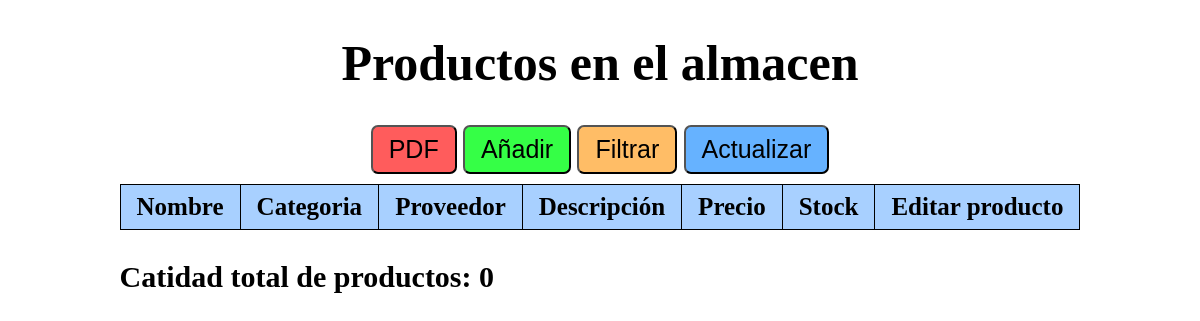
Page /inventario/ on the earlier database version.
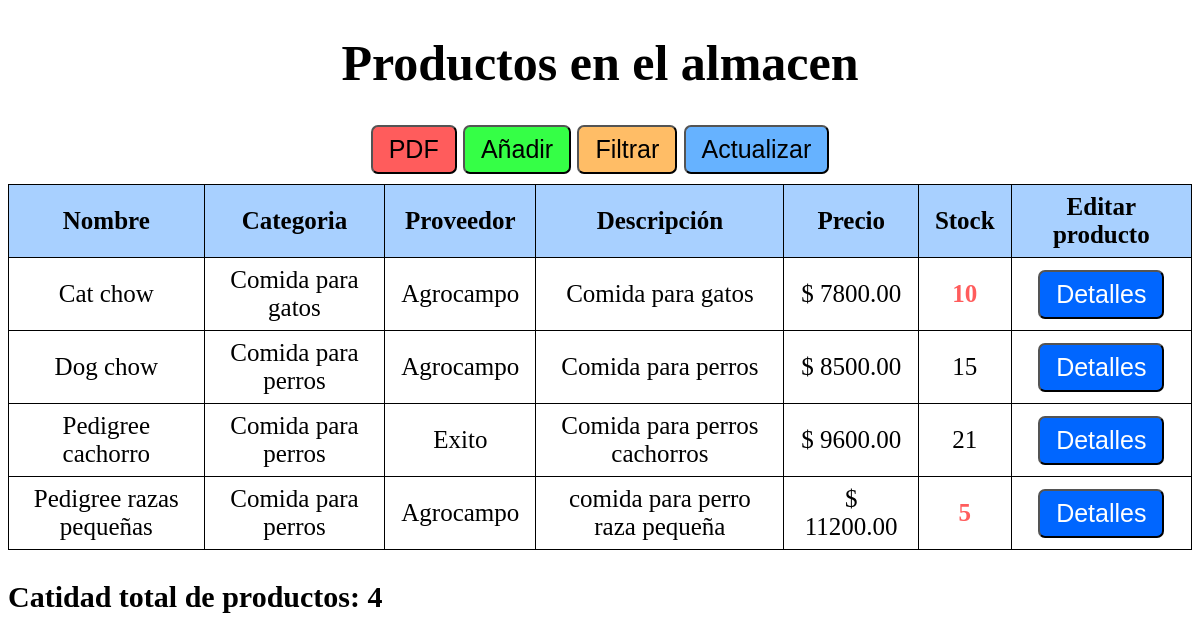
Same page on the later database version.
### Aplicaciones/inventory/models.py (models this page shows, shortened)
class Producto(models.Model):
    nombre = models.CharField(max_length=100, unique=True, verbose_name='Nombre del producto')
    categoria = models.ForeignKey(Categoria, on_delete=models.CASCADE, related_name='productos')
    proveedor = models.ForeignKey(Proveedor, on_delete=models.CASCADE, related_name='productos')
    descripcion = models.TextField(max_length=250, blank=True, null=True, verbose_name='Descripción')
    precio = models.DecimalField(max_digits=10, decimal_places=2, verbose_name='Precio unitario')
    stock = models.PositiveIntegerField(verbose_name='Cantidad disponible en stock')
    img = models.ImageField(blank=True, null=True, verbose_name='Imagen del producto')

class Categoria(models.Model):
    nombre = models.CharField(max_length=100, unique=True, verbose_name='Nombre de la categoría')
    descripcion = models.TextField(max_length=250, blank=True, null=True, verbose_name='Descripción')
    def __str__(self):
        return self.nombre

class Proveedor(models.Model):
    nombre = models.CharField(max_length=100, unique=True, verbose_name='Nombre del proveedor')
    contacto = models.CharField(max_length=100, verbose_name='Contacto')
    telefono = models.CharField(max_length=20, verbose_name='Teléfono')
    email = models.EmailField(unique=True, verbose_name='Correo electrónico')
    direccion = models.TextField(verbose_name='Dirección')
    def __str__(self):
        return self.nombre

### Aplicaciones/inventory/views.py (the view)
# urls.py: path('', views.home),
def home(request):
    dataProductos = models.Producto.objects.all()
    dataTotal = models.Producto.objects.count
    data = {
        'Productos': dataProductos,
        'Total': dataTotal
    }
    return render(request, 'inventory-home.html', data)

### Aplicaciones/inventory/templates/inventory-home.html (shortened to what this page needs)
<!DOCTYPE html>
<html lang="en">
<head>
</head>
<body>
<h1>Productos en el almacen</h1>
    <div style="margin-bottom: 10px;">
        <div>
            <button style="background-color: rgb(255, 92, 92);">PDF</button>
            <button style="background-color: rgb(53, 255, 70);">Añadir</button>
            <button style="background-color: rgb(255, 189, 102);">Filtrar</button>
            <button style="background-color: rgb(102, 178, 255);">Actualizar</button>
        </div>
    </div>
    <div style="display: inline-block; margin-left: auto; margin-right: auto;">
        <table>
            <tr>
                <th>Nombre</th>
                <th>Categoria</th>
                <th>Proveedor</th>
                <th>Descripción</th>
                <th>Precio</th>
                <th>Stock</th>
                <th>Editar producto</th>
            </tr>
            {% for pet in Productos %}
            <tr>
                <td>{{pet.nombre}}</td>
                <td>{{pet.categoria}}</td>
                <td>{{pet.proveedor}}</td>
                <td>{{pet.descripcion}}</td>
                <td>$ {{pet.precio}}</td>
                {% if pet.stock > 10 %}
                    <td>{{pet.stock}}</td>
                {% else %}
                    <td style="font-weight: bold; color: rgb(255, 92, 92);">{{pet.stock}}</td>
                {% endif %}
                <td><button style="background-color: rgb(0, 102, 255); color: #fff;">Detalles</button></td>
            </tr>
            {% endfor %}
        </table>
        <p style="font-size: 30px; text-align: left;"><strong>Catidad total de productos: {{ Total }}</strong></p>
    </div>
</body>
</html>

### Aplicaciones/inventory/templates/inventory-home.html (style rules this page uses)
body { font-size: 25px; text-align: center; }
table { margin-left: auto; margin-right: auto; border-collapse: collapse; border: 1px solid #000000; }
th, td { padding: 8px 16px; border: 1px solid #000000; }
button { padding: 8px 16px; font-size: 25px; border-radius: 7px; }
th { background-color: rgb(168, 208, 255); color: #000000; }

Differences in the rows shown:
added Producto: nombre "Cat chow", categoria "Comida para gatos", proveedor "Agrocampo", descripcion "Comida para gatos", precio "7800.00", stock "10"
added Producto: nombre "Dog chow", categoria "Comida para perros", proveedor "Agrocampo", descripcion "Comida para perros", precio "8500.00", stock "15"
added Producto: nombre "Pedigree cachorro", categoria "Comida para perros", proveedor "Exito", descripcion "Comida para perros cachorros", precio "9600.00", stock "21"
added Producto: nombre "Pedigree razas pequeñas", categoria "Comida para perros", proveedor "Agrocampo", descripcion "comida para perro raza pequeña", precio "11200.00", stock "5"
Other differences:
{{ Total }}: "0" → "4"
